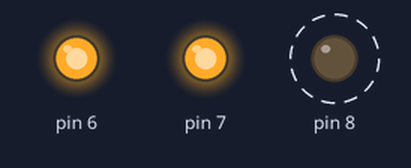
The sketch below on a simulated Arduino Uno, built with avr-gcc and run on an emulated ATmega328P. Shown: output pins drawn as LEDs (lit = HIGH). Dashed ring = blinking. Pins used as bus, display or sensor lines are not drawn.

Above: at 0.2 s.
Timing chart, 0 to 4.2 s (numbered marks = the images above):
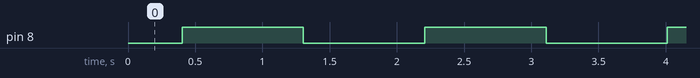

Measured:
- by itself, pin 8: alternates HIGH for 0.90 s and LOW for 0.90 s

The sketch:

stepper_ino.ino
```cpp
int StepsPerRev = 50;
int MicroStep = 4;
int Steps = 0;  // Record the number of steps we've taken

void setup() {
  pinMode(6, OUTPUT);
  pinMode(7, OUTPUT);

  pinMode(8, OUTPUT);
  pinMode(9, OUTPUT);
  digitalWrite(8, LOW);
  digitalWrite(9, LOW);

//  No Movement
//  digitalWrite(6, LOW);
//  digitalWrite(7, LOW);

// 4 x 50 is two revolutions
// digitalWrite(6, LOW);
// digitalWrite(7, HIGH);

// 4 x 50 is four resolutions
// digitalWrite(6, HIGH);
// digitalWrite(7, LOW);

// 4 x 50 is a full revolution
  digitalWrite(6, HIGH);
  digitalWrite(7, HIGH);


}

void loop() {
  digitalWrite(9, HIGH);
  delayMicroseconds(1000);
  digitalWrite(9, LOW);
  delayMicroseconds(1000);

  Steps = Steps + 1;   // record this step

  // Check to see if we are at the end of our move
  if (Steps == StepsPerRev*MicroStep) {
    // We are! Reverse direction (invert DIR signal)
    if (digitalRead(8) == LOW) {
      digitalWrite(8, HIGH);
    }
    else {
      digitalWrite(8, LOW);
    }

    // Reset our distance back to zero since we're
    // starting a new move
    Steps = 0;

    // Now pause for half a second
    delay(500);
  }
}
```
